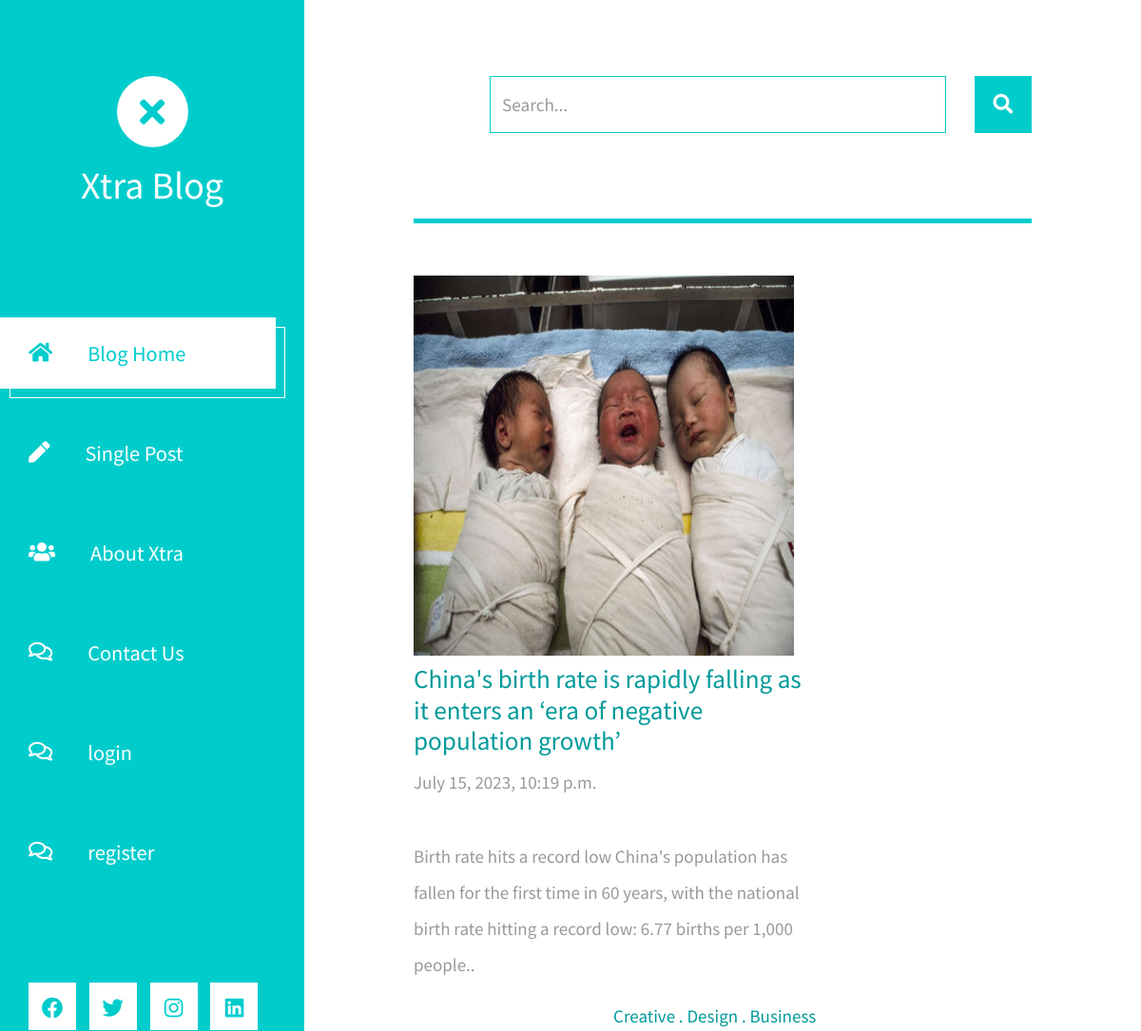
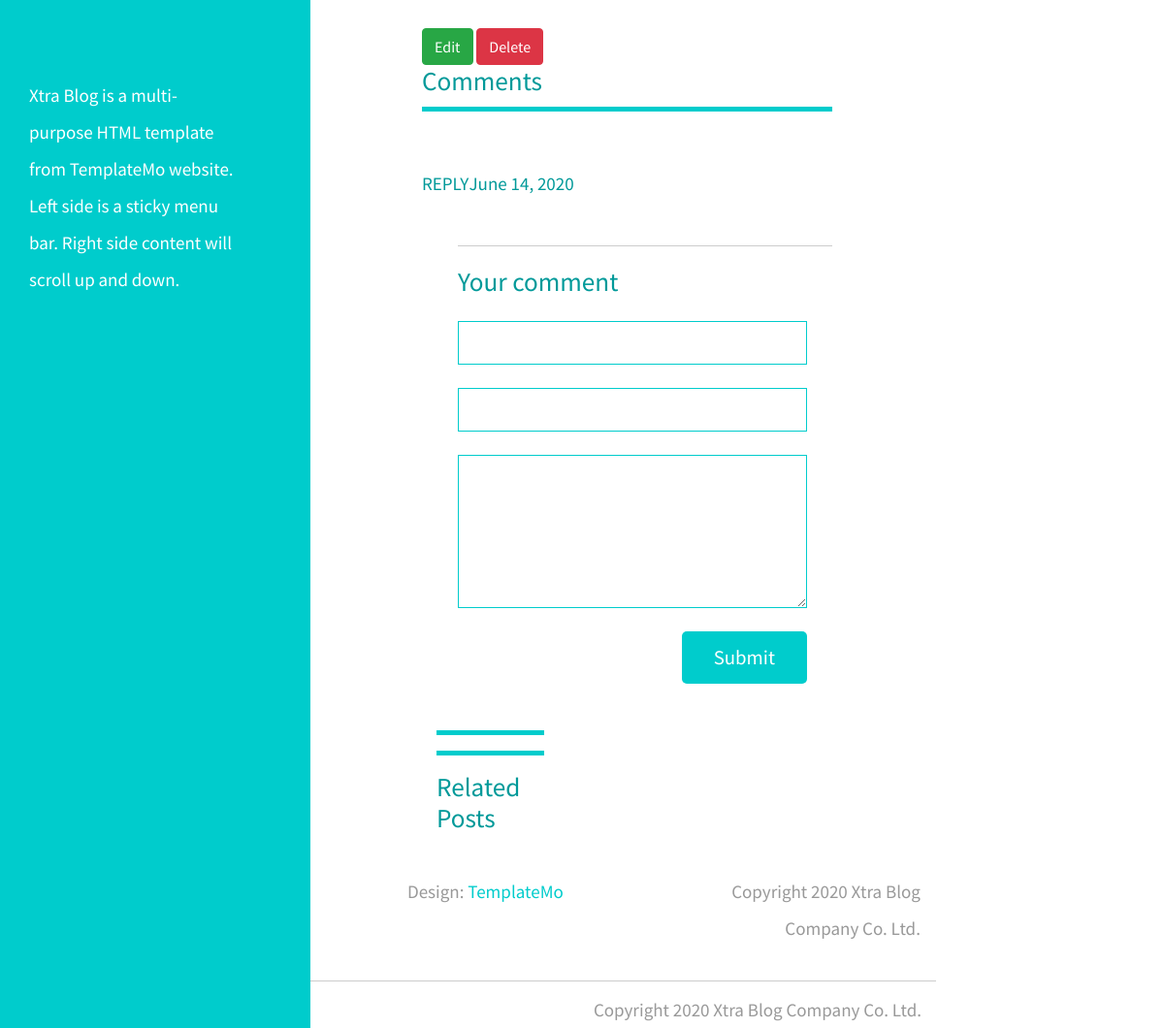
The app's page /post/1/ with its own data (2 pictures, top to bottom).
### blog/models.py (models this page shows, shortened)
class Post(models.Model):
    title = models.CharField(max_length=300)
    content = models.TextField()
    image = models.ImageField(upload_to='images/', blank=True)
    created_at = models.DateTimeField(auto_now_add=True)
    updated_at = models.DateTimeField(auto_now=True)

### blog/views.py (the view)
# urls.py: path('post/<int:id>/', views.post, name='post'),
def post(request,id):
    post=Post.objects.get(id=id)
    return render(request,"post.html",{'post':post})

### blog/templates/post.html (shortened to what this page needs)
{% extends 'theme.html' %}
{% load static %}
{% block content %}
    <div class="container-fluid">
        <main class="tm-main">
            <div class="row tm-row">
                <div class="col-12">
                    <form method="GET" class="form-inline tm-mb-80 tm-search-form">
                        <input class="form-control tm-search-input" name="query" type="text" placeholder="Search..." aria-label="Search">
                        <button class="tm-search-button" type="submit">
                            <i class="fas fa-search tm-search-icon" aria-hidden="true"></i>
                        </button>
                    </form>
                </div>
            </div>
            <div class="row tm-row">
                <div class="col-12">
                    <hr class="tm-hr-primary tm-mb-55">
                    <img src="{{post.image.url}}" alt="" style="width: 400px; height: 400px;">
                </div>
            </div>
            <div class="row tm-row">
                <div class="col-lg-8 tm-post-col">
                    <div class="tm-post-full">
                        <div class="mb-4">
                            <h2 class="pt-2 tm-color-primary tm-post-title">{{post.title}}</h2>
                            <p class="tm-mb-40">{{post.created_at}}</p>
                            <p>
                              {{post.content}}
                            </p>
                            <span class="d-block text-right tm-color-primary">Creative . Design . Business</span>
                        </div>
                        <a href="{% url 'edit' post.id %}" class="btn btn-success">Edit</a>
                        <a href="{% url 'delete' post.id %}" class="btn btn-danger">Delete</a>
                        <div>
                            <h2 class="tm-color-primary tm-post-title">Comments</h2>
                            <hr class="tm-hr-primary tm-mb-45">
                            <div class="tm-comment tm-mb-45">
                                <figure class="tm-comment-figure">
                                <div>
                                    <div class="d-flex justify-content-between">
                                        <a href="#" class="tm-color-primary">REPLY</a>
                                        <span class="tm-color-primary">June 14, 2020</span>
                                    </div>
                                </div>
                            </div>
                            <div class="tm-comment-reply tm-mb-45">
                                <hr>
                                <div class="tm-comment">
                            </div>
                            <form action="" class="mb-5 tm-comment-form">
                                <h2 class="tm-color-primary tm-post-title mb-4">Your comment</h2>
                                <div class="mb-4">
                                    <input class="form-control" name="name" type="text">
                                </div>
                                <div class="mb-4">
                                    <input class="form-control" name="email" type="text">
                                </div>
                                <div class="mb-4">
                                    <textarea class="form-control" name="message" rows="6"></textarea>
                                </div>
                                <div class="text-right">
                                    <button class="tm-btn tm-btn-primary tm-btn-small">Submit</button>
                                </div>
                            </form>
                        </div>
                    </div>
                </div>
                <aside class="col-lg-4 tm-aside-col">
                    <div class="tm-post-sidebar">
                        <hr class="mb-3 tm-hr-primary">
                        <hr class="mb-3 tm-hr-primary">
                        <h2 class="tm-mb-40 tm-post-title tm-color-primary">Related Posts</h2>
                    </div>
                </aside>
            </div>
            <footer class="row tm-row">
                <div class="col-md-6 col-12 tm-color-gray">
                    Design: <a rel="nofollow" target="_parent" href="https://templatemo.com" class="tm-external-link">TemplateMo</a>
                </div>
                <div class="col-md-6 col-12 tm-color-gray tm-copyright">
                    Copyright 2020 Xtra Blog Company Co. Ltd.
                </div>
            </footer>
        </main>
    </div>
</body>
</html>
{% endblock content %}

### records on screen
Post: image (picture), title "China's birth rate is rapidly falling as it enters an ‘era of negative population growth’", created_at "July 15, 2023, 10:19 p.m.", content "Birth rate hits a record low China's population has fallen for the first time in 60 years, with the national birth rate hitting a record low: 6.77 births per 1,000 people.."
